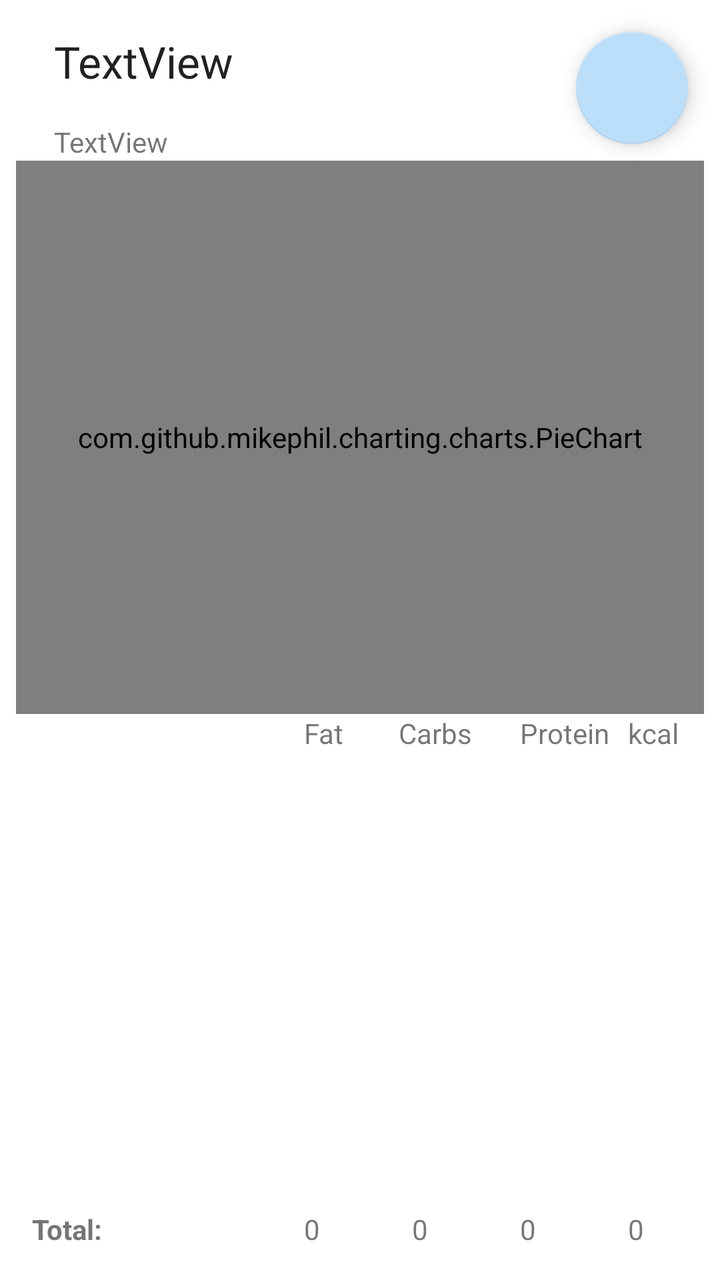
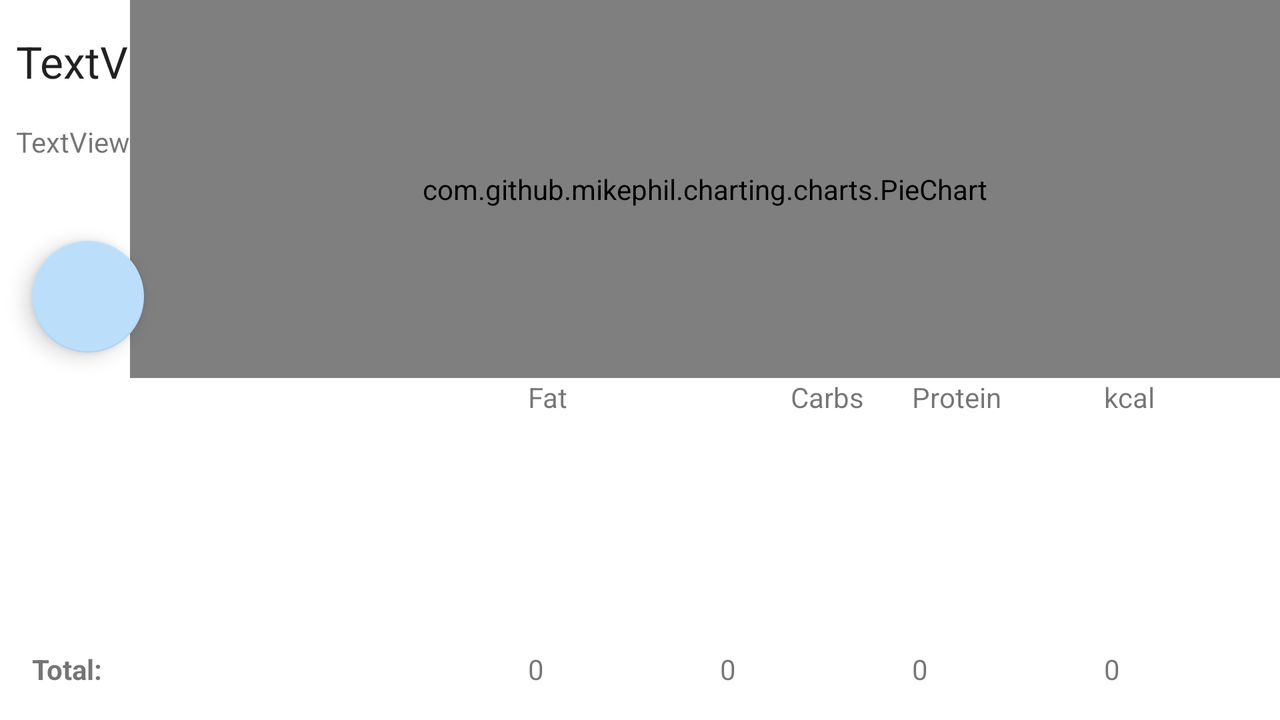

Compare how this app lays out the same screen by default and in its alternative resource folder. The renders come first, then the two layout files and the values they reference.
<!-- AndroidManifest.xml: application theme Theme.DietAppProject -->
<!-- res/layout/fragment_meal_details.xml -->
<?xml version="1.0" encoding="utf-8"?>
<androidx.constraintlayout.widget.ConstraintLayout xmlns:android="http://schemas.android.com/apk/res/android"
    xmlns:app="http://schemas.android.com/apk/res-auto"
    xmlns:tools="http://schemas.android.com/tools"
    android:layout_width="match_parent"
    android:layout_height="match_parent">

    <com.google.android.material.floatingactionbutton.FloatingActionButton
        android:id="@+id/button_meal_details_delete"
        android:layout_width="wrap_content"
        android:layout_height="wrap_content"
        android:layout_margin="16dp"
        android:layout_marginTop="16dp"
        android:layout_marginEnd="16dp"
        app:layout_constraintEnd_toEndOf="parent"
        app:layout_constraintHorizontal_bias="1.0"
        app:layout_constraintStart_toEndOf="@+id/textview_meal_name"
        app:layout_constraintTop_toTopOf="parent"
        app:srcCompat="@drawable/ic_delete" />

    <androidx.recyclerview.widget.RecyclerView
        android:id="@+id/recycler_view_meal_details"
        android:layout_width="match_parent"
        android:layout_height="0dp"
        android:layout_marginBottom="8dp"
        android:scrollbars="vertical"
        app:layout_constraintBottom_toTopOf="@+id/textview_total_fat"
        app:layout_constraintEnd_toEndOf="parent"
        app:layout_constraintStart_toStartOf="parent"
        app:layout_constraintTop_toTopOf="@+id/guideline_middle_horizontal"
        app:layout_constraintVertical_bias="1.0" />

    <TextView
        android:id="@+id/textview_meal_name"
        android:layout_width="wrap_content"
        android:layout_height="wrap_content"
        android:layout_marginTop="16dp"
        android:text="TextView"
        android:textAppearance="@style/TextAppearance.AppCompat.Large"
        app:layout_constraintEnd_toEndOf="parent"
        app:layout_constraintHorizontal_bias="0.1"
        app:layout_constraintStart_toStartOf="parent"
        app:layout_constraintTop_toTopOf="parent" />

    <TextView
        android:id="@+id/textview_meal_date"
        android:layout_width="wrap_content"
        android:layout_height="wrap_content"
        android:layout_marginTop="16dp"
        android:text="TextView"
        app:layout_constraintStart_toStartOf="@+id/textview_meal_name"
        app:layout_constraintTop_toBottomOf="@+id/textview_meal_name" />


    <com.github.mikephil.charting.charts.PieChart
        android:id="@+id/piechart_meal_details"
        android:layout_width="0dp"
        android:layout_height="0dp"
        android:layout_marginStart="8dp"
        android:layout_marginEnd="8dp"
        app:layout_constraintBottom_toTopOf="@+id/textview_header_fat"
        app:layout_constraintEnd_toEndOf="parent"
        app:layout_constraintStart_toStartOf="parent"
        app:layout_constraintTop_toBottomOf="@+id/textview_meal_date" />

    <androidx.constraintlayout.widget.Guideline
        android:id="@+id/guideline4"
        android:layout_width="wrap_content"
        android:layout_height="wrap_content"
        android:orientation="vertical"
        app:layout_constraintEnd_toEndOf="parent"
        app:layout_constraintGuide_percent="0.85"
        app:layout_constraintStart_toStartOf="parent" />

    <androidx.constraintlayout.widget.Guideline
        android:id="@+id/guideline3"
        android:layout_width="wrap_content"
        android:layout_height="wrap_content"
        android:orientation="vertical"
        app:layout_constraintEnd_toEndOf="parent"
        app:layout_constraintGuide_percent="0.70"
        app:layout_constraintStart_toStartOf="parent" />

    <androidx.constraintlayout.widget.Guideline
        android:id="@+id/guideline2"
        android:layout_width="wrap_content"
        android:layout_height="wrap_content"
        android:orientation="vertical"
        app:layout_constraintEnd_toEndOf="parent"
        app:layout_constraintGuide_percent="0.55"
        app:layout_constraintStart_toStartOf="parent" />

    <androidx.constraintlayout.widget.Guideline
        android:id="@+id/guideline1"
        android:layout_width="wrap_content"
        android:layout_height="wrap_content"
        android:orientation="vertical"
        app:layout_constraintEnd_toEndOf="parent"
        app:layout_constraintGuide_percent="0.40"
        app:layout_constraintStart_toStartOf="parent" />

    <TextView
        android:id="@+id/textview_total_calories"
        android:layout_width="wrap_content"
        android:layout_height="wrap_content"
        android:layout_marginStart="8dp"
        android:layout_marginEnd="8dp"
        android:layout_marginBottom="16dp"
        android:text="0"
        app:layout_constraintBottom_toBottomOf="parent"
        app:layout_constraintEnd_toEndOf="parent"
        app:layout_constraintHorizontal_bias="0.0"
        app:layout_constraintStart_toStartOf="@+id/guideline4" />

    <TextView
        android:id="@+id/textview_total_protein"
        android:layout_width="wrap_content"
        android:layout_height="wrap_content"
        android:layout_marginStart="8dp"
        android:layout_marginEnd="8dp"
        android:layout_marginBottom="16dp"
        android:text="0"
        app:layout_constraintBottom_toBottomOf="parent"
        app:layout_constraintEnd_toStartOf="@+id/guideline4"
        app:layout_constraintHorizontal_bias="0.0"
        app:layout_constraintStart_toStartOf="@+id/guideline3" />

    <TextView
        android:id="@+id/textview_total_carbs"
        android:layout_width="wrap_content"
        android:layout_height="wrap_content"
        android:layout_marginStart="8dp"
        android:layout_marginEnd="8dp"
        android:layout_marginBottom="16dp"
        android:text="0"
        app:layout_constraintBottom_toBottomOf="parent"
        app:layout_constraintEnd_toStartOf="@+id/guideline3"
        app:layout_constraintHorizontal_bias="0.0"
        app:layout_constraintStart_toStartOf="@+id/guideline2" />

    <TextView
        android:id="@+id/textview_total_fat"
        android:layout_width="wrap_content"
        android:layout_height="wrap_content"
        android:layout_marginStart="8dp"
        android:layout_marginEnd="8dp"
        android:layout_marginBottom="16dp"
        android:text="0"
        app:layout_constraintBottom_toBottomOf="parent"
        app:layout_constraintEnd_toStartOf="@+id/guideline2"
        app:layout_constraintHorizontal_bias="0.0"
        app:layout_constraintStart_toStartOf="@+id/guideline1" />

    <TextView
        android:id="@+id/textview_total"
        android:layout_width="0dp"
        android:layout_height="wrap_content"
        android:layout_marginStart="16dp"
        android:layout_marginEnd="8dp"
        android:layout_marginBottom="16dp"
        android:text="Total:"
        android:textStyle="bold"
        app:layout_constraintBottom_toBottomOf="parent"
        app:layout_constraintEnd_toStartOf="@+id/guideline1"
        app:layout_constraintStart_toStartOf="parent" />

    <TextView
        android:id="@+id/textview_header_protein"
        android:layout_width="wrap_content"
        android:layout_height="wrap_content"
        android:layout_marginStart="8dp"
        android:layout_marginEnd="8dp"
        android:layout_marginBottom="8dp"
        android:text="Protein"
        app:layout_constraintBottom_toTopOf="@+id/recycler_view_meal_details"
        app:layout_constraintEnd_toStartOf="@+id/guideline4"
        app:layout_constraintHorizontal_bias="0.0"
        app:layout_constraintStart_toEndOf="@+id/guideline3" />

    <TextView
        android:id="@+id/textview_header_carbs"
        android:layout_width="wrap_content"
        android:layout_height="wrap_content"
        android:layout_marginStart="16dp"
        android:layout_marginEnd="16dp"
        android:layout_marginBottom="8dp"
        android:text="Carbs"
        app:layout_constraintBottom_toTopOf="@+id/recycler_view_meal_details"
        app:layout_constraintEnd_toStartOf="@+id/guideline3"
        app:layout_constraintHorizontal_bias="1.0"
        app:layout_constraintStart_toEndOf="@+id/guideline2" />

    <TextView
        android:id="@+id/textview_header_fat"
        android:layout_width="wrap_content"
        android:layout_height="wrap_content"
        android:layout_marginStart="8dp"
        android:layout_marginEnd="8dp"
        android:layout_marginBottom="8dp"
        android:text="Fat"
        app:layout_constraintBottom_toTopOf="@+id/recycler_view_meal_details"
        app:layout_constraintEnd_toStartOf="@+id/guideline2"
        app:layout_constraintHorizontal_bias="0.0"
        app:layout_constraintStart_toEndOf="@+id/guideline1" />

    <TextView
        android:id="@+id/textview_header_calories"
        android:layout_width="wrap_content"
        android:layout_height="wrap_content"
        android:layout_marginStart="8dp"
        android:layout_marginEnd="8dp"
        android:layout_marginBottom="8dp"
        android:text="kcal"
        app:layout_constraintBottom_toTopOf="@+id/recycler_view_meal_details"
        app:layout_constraintEnd_toEndOf="parent"
        app:layout_constraintHorizontal_bias="0.0"
        app:layout_constraintStart_toEndOf="@+id/guideline4" />

    <androidx.constraintlayout.widget.Guideline
        android:id="@+id/guideline_middle_horizontal"
        android:layout_width="wrap_content"
        android:layout_height="wrap_content"
        android:orientation="horizontal"
        app:layout_constraintGuide_percent="0.6" />

</androidx.constraintlayout.widget.ConstraintLayout>
<!-- resources referenced by this layout -->
<resources>
  <style name="Theme.DietAppProject" parent="Theme.MaterialComponents.DayNight.DarkActionBar">
          
          <item name="colorPrimary">@color/primaryColor</item>
          <item name="colorPrimaryVariant">@color/primaryLightColor</item>
          <item name="colorOnPrimary">@color/black</item>
          
          <item name="colorSecondary">@color/secondaryColor</item>
          <item name="colorSecondaryVariant">@color/secondaryLightColor</item>
          <item name="colorOnSecondary">@color/secondaryTextColor</item>
          
          <item name="android:statusBarColor" tools:targetApi="l">?attr/colorPrimaryVariant</item>
          
      </style>
  <color name="primaryColor">#f48fb1</color>
  <color name="primaryLightColor">#ffc1e3</color>
  <color name="black">#FF000000</color>
  <color name="secondaryColor">#bbdefb</color>
  <color name="secondaryLightColor">#eeffff</color>
  <color name="secondaryTextColor">#000000</color>
</resources>
<!-- res/layout-land/fragment_meal_details.xml (the repository's variant of the layout above) -->
<!-- drawn on the phone turned sideways -->
<?xml version="1.0" encoding="utf-8"?>
<androidx.constraintlayout.widget.ConstraintLayout xmlns:android="http://schemas.android.com/apk/res/android"
    xmlns:app="http://schemas.android.com/apk/res-auto"
    xmlns:tools="http://schemas.android.com/tools"
    android:layout_width="match_parent"
    android:layout_height="match_parent"
    android:focusableInTouchMode="true">

    <com.google.android.material.floatingactionbutton.FloatingActionButton
        android:id="@+id/button_meal_details_delete"
        android:layout_width="wrap_content"
        android:layout_height="wrap_content"
        android:layout_margin="16dp"
        android:layout_marginStart="8dp"
        android:layout_marginBottom="94dp"
        app:layout_constraintBottom_toTopOf="@+id/recycler_view_meal_details"
        app:layout_constraintEnd_toEndOf="parent"
        app:layout_constraintHorizontal_bias="0.0"
        app:layout_constraintStart_toStartOf="parent"
        app:layout_constraintTop_toBottomOf="@+id/textview_meal_date"
        app:srcCompat="@drawable/ic_delete" />

    <androidx.recyclerview.widget.RecyclerView
        android:id="@+id/recycler_view_meal_details"
        android:layout_width="match_parent"
        android:layout_height="0dp"
        android:layout_marginBottom="8dp"
        android:scrollbars="vertical"
        app:layout_constraintBottom_toTopOf="@+id/textview_total_fat"
        app:layout_constraintEnd_toEndOf="parent"
        app:layout_constraintStart_toStartOf="parent"
        app:layout_constraintTop_toTopOf="@+id/guideline_middle_horizontal"
        app:layout_constraintVertical_bias="1.0" />

    <TextView
        android:id="@+id/textview_meal_name"
        android:layout_width="wrap_content"
        android:layout_height="wrap_content"
        android:layout_marginStart="8dp"
        android:layout_marginTop="16dp"
        android:text="TextView"
        android:textAppearance="@style/TextAppearance.AppCompat.Large"
        app:layout_constraintEnd_toEndOf="parent"
        app:layout_constraintHorizontal_bias="0.0"
        app:layout_constraintStart_toStartOf="parent"
        app:layout_constraintTop_toTopOf="parent" />

    <TextView
        android:id="@+id/textview_meal_date"
        android:layout_width="wrap_content"
        android:layout_height="wrap_content"
        android:layout_marginTop="16dp"
        android:text="TextView"
        app:layout_constraintStart_toStartOf="@+id/textview_meal_name"
        app:layout_constraintTop_toBottomOf="@+id/textview_meal_name" />


    <com.github.mikephil.charting.charts.PieChart
        android:id="@+id/piechart_meal_details"
        android:layout_width="0dp"
        android:layout_height="0dp"
        app:layout_constraintBottom_toTopOf="@+id/textview_header_fat"
        app:layout_constraintEnd_toEndOf="parent"
        app:layout_constraintStart_toEndOf="@+id/textview_meal_date"
        app:layout_constraintTop_toTopOf="parent"
        app:layout_constraintVertical_bias="0.0" />

    <androidx.constraintlayout.widget.Guideline
        android:id="@+id/guideline4"
        android:layout_width="wrap_content"
        android:layout_height="wrap_content"
        android:orientation="vertical"
        app:layout_constraintEnd_toEndOf="parent"
        app:layout_constraintGuide_percent="0.85"
        app:layout_constraintStart_toStartOf="parent" />

    <androidx.constraintlayout.widget.Guideline
        android:id="@+id/guideline3"
        android:layout_width="wrap_content"
        android:layout_height="wrap_content"
        android:orientation="vertical"
        app:layout_constraintEnd_toEndOf="parent"
        app:layout_constraintGuide_percent="0.70"
        app:layout_constraintStart_toStartOf="parent" />

    <androidx.constraintlayout.widget.Guideline
        android:id="@+id/guideline2"
        android:layout_width="wrap_content"
        android:layout_height="wrap_content"
        android:orientation="vertical"
        app:layout_constraintEnd_toEndOf="parent"
        app:layout_constraintGuide_percent="0.55"
        app:layout_constraintStart_toStartOf="parent" />

    <androidx.constraintlayout.widget.Guideline
        android:id="@+id/guideline1"
        android:layout_width="wrap_content"
        android:layout_height="wrap_content"
        android:orientation="vertical"
        app:layout_constraintEnd_toEndOf="parent"
        app:layout_constraintGuide_percent="0.40"
        app:layout_constraintStart_toStartOf="parent" />

    <TextView
        android:id="@+id/textview_total_calories"
        android:layout_width="wrap_content"
        android:layout_height="wrap_content"
        android:layout_marginStart="8dp"
        android:layout_marginEnd="8dp"
        android:layout_marginBottom="16dp"
        android:text="0"
        app:layout_constraintBottom_toBottomOf="parent"
        app:layout_constraintEnd_toEndOf="parent"
        app:layout_constraintHorizontal_bias="0.0"
        app:layout_constraintStart_toStartOf="@+id/guideline4" />

    <TextView
        android:id="@+id/textview_total_protein"
        android:layout_width="wrap_content"
        android:layout_height="wrap_content"
        android:layout_marginStart="8dp"
        android:layout_marginEnd="8dp"
        android:layout_marginBottom="16dp"
        android:text="0"
        app:layout_constraintBottom_toBottomOf="parent"
        app:layout_constraintEnd_toStartOf="@+id/guideline4"
        app:layout_constraintHorizontal_bias="0.0"
        app:layout_constraintStart_toStartOf="@+id/guideline3" />

    <TextView
        android:id="@+id/textview_total_carbs"
        android:layout_width="wrap_content"
        android:layout_height="wrap_content"
        android:layout_marginStart="8dp"
        android:layout_marginEnd="8dp"
        android:layout_marginBottom="16dp"
        android:text="0"
        app:layout_constraintBottom_toBottomOf="parent"
        app:layout_constraintEnd_toStartOf="@+id/guideline3"
        app:layout_constraintHorizontal_bias="0.0"
        app:layout_constraintStart_toStartOf="@+id/guideline2" />

    <TextView
        android:id="@+id/textview_total_fat"
        android:layout_width="wrap_content"
        android:layout_height="wrap_content"
        android:layout_marginStart="8dp"
        android:layout_marginEnd="8dp"
        android:layout_marginBottom="16dp"
        android:text="0"
        app:layout_constraintBottom_toBottomOf="parent"
        app:layout_constraintEnd_toStartOf="@+id/guideline2"
        app:layout_constraintHorizontal_bias="0.0"
        app:layout_constraintStart_toStartOf="@+id/guideline1" />

    <TextView
        android:id="@+id/textview_total"
        android:layout_width="0dp"
        android:layout_height="wrap_content"
        android:layout_marginStart="16dp"
        android:layout_marginEnd="8dp"
        android:layout_marginBottom="16dp"
        android:text="Total:"
        android:textStyle="bold"
        app:layout_constraintBottom_toBottomOf="parent"
        app:layout_constraintEnd_toStartOf="@+id/guideline1"
        app:layout_constraintStart_toStartOf="parent" />

    <TextView
        android:id="@+id/textview_header_protein"
        android:layout_width="wrap_content"
        android:layout_height="wrap_content"
        android:layout_marginStart="8dp"
        android:layout_marginEnd="8dp"
        android:layout_marginBottom="8dp"
        android:text="Protein"
        app:layout_constraintBottom_toTopOf="@+id/recycler_view_meal_details"
        app:layout_constraintEnd_toStartOf="@+id/guideline4"
        app:layout_constraintHorizontal_bias="0.0"
        app:layout_constraintStart_toEndOf="@+id/guideline3" />

    <TextView
        android:id="@+id/textview_header_carbs"
        android:layout_width="wrap_content"
        android:layout_height="wrap_content"
        android:layout_marginStart="16dp"
        android:layout_marginEnd="16dp"
        android:layout_marginBottom="8dp"
        android:text="Carbs"
        app:layout_constraintBottom_toTopOf="@+id/recycler_view_meal_details"
        app:layout_constraintEnd_toStartOf="@+id/guideline3"
        app:layout_constraintHorizontal_bias="1.0"
        app:layout_constraintStart_toEndOf="@+id/guideline2" />

    <TextView
        android:id="@+id/textview_header_fat"
        android:layout_width="wrap_content"
        android:layout_height="wrap_content"
        android:layout_marginStart="8dp"
        android:layout_marginEnd="8dp"
        android:layout_marginBottom="8dp"
        android:text="Fat"
        app:layout_constraintBottom_toTopOf="@+id/recycler_view_meal_details"
        app:layout_constraintEnd_toStartOf="@+id/guideline2"
        app:layout_constraintHorizontal_bias="0.0"
        app:layout_constraintStart_toEndOf="@+id/guideline1" />

    <TextView
        android:id="@+id/textview_header_calories"
        android:layout_width="wrap_content"
        android:layout_height="wrap_content"
        android:layout_marginStart="8dp"
        android:layout_marginEnd="8dp"
        android:layout_marginBottom="8dp"
        android:text="kcal"
        app:layout_constraintBottom_toTopOf="@+id/recycler_view_meal_details"
        app:layout_constraintEnd_toEndOf="parent"
        app:layout_constraintHorizontal_bias="0.0"
        app:layout_constraintStart_toEndOf="@+id/guideline4" />

    <androidx.constraintlayout.widget.Guideline
        android:id="@+id/guideline_middle_horizontal"
        android:layout_width="wrap_content"
        android:layout_height="wrap_content"
        android:orientation="horizontal"
        app:layout_constraintGuide_percent="0.6" />

</androidx.constraintlayout.widget.ConstraintLayout>
